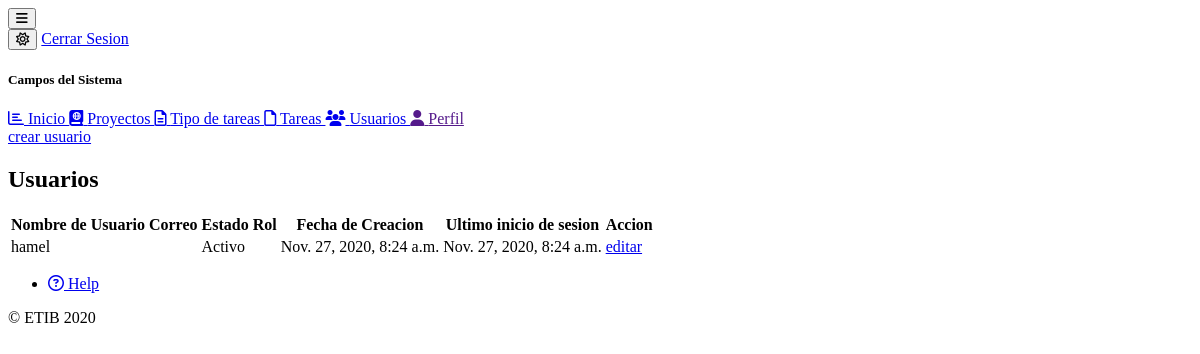
/acceder/usuarios/ (signed in), run on an earlier commit of the app's database.
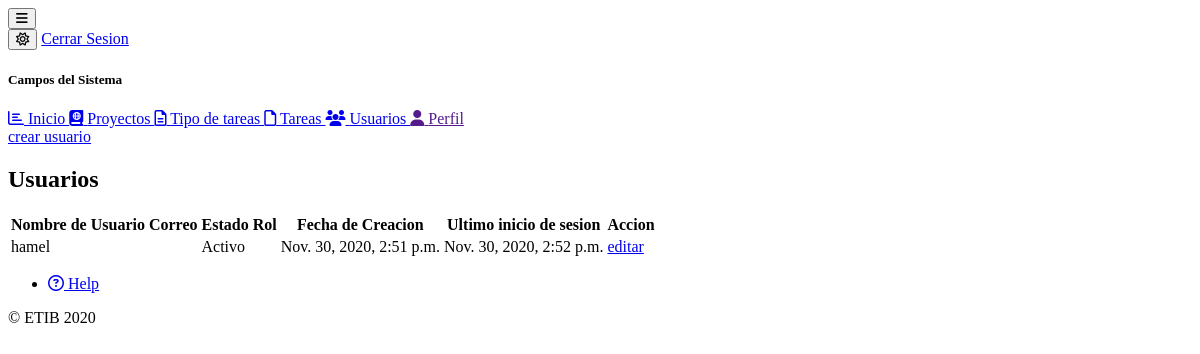
And on a later commit of the database.
### users/models.py (models this page shows)
class User(AbstractUser):
    ROLE_CHOICES = (
        ('administrador', 'Administrador'),
        ('desarrollador', 'Desarrollador'),
    )
    avatar = models.ImageField(default='avatar.png', upload_to='users/')
    role = models.CharField(max_length=50, choices=ROLE_CHOICES)

### users/views.py (the view)
# urls.py: path('usuarios/', views.UserListView.as_view(), name='user'),
class UserListView(LoginRequiredMixin, ListView):
    login_url = 'users:login'
    template_name = 'users/users.html'
    queryset = User.objects.all().order_by('-pk')

### templates/users/users.html
{% extends 'base.html' %}
{% block content %}
    <div class="container">
        <div class="card">
            <div class="card-content">
                <a href="{% url 'users:register' %}">crear usuario</a>
                <h2 class="center">Usuarios</h2>
                <table class="highlight centered">
                    <thead>
                        <tr>
                            <th>Nombre de Usuario</th>
                            <th>Correo</th>
                            <th>Estado</th>
                            <th>Rol</th>
                            <th>Fecha de Creacion</th>
                            <th>Ultimo inicio de sesion</th>
                            <th>Accion</th>
                        </tr>
                    </thead>
                    <tbody>
                        {% for user in object_list %}
                            <tr>
                                <td>{{ user.username }}</td>
                                <td>{{ user.email }}</td>
                                <td>{{ user.is_active|yesno:'Activo,Inactivo' }}</td>
                                <td>{{ user.role }}</td>
                                <td>{{ user.date_joined }}</td>
                                <td>{{ user.last_login }}</td>
                                <td>
                                    <a href="{% url 'users:update' user.pk %}" class="btn waves-effect waves-light">editar</a>
                                </td>
                            </tr>
                        {% endfor %}
                    </tbody>
                </table>
            </div>
        </div>
    </div>
{% endblock %}

What changed in the data, as far as the page shows it:
changed User "hamel": date_joined "Nov. 27, 2020, 8:24 a.m." → "Nov. 30, 2020, 2:51 p.m."; last_login "Nov. 27, 2020, 8:24 a.m." → "Nov. 30, 2020, 2:52 p.m."
